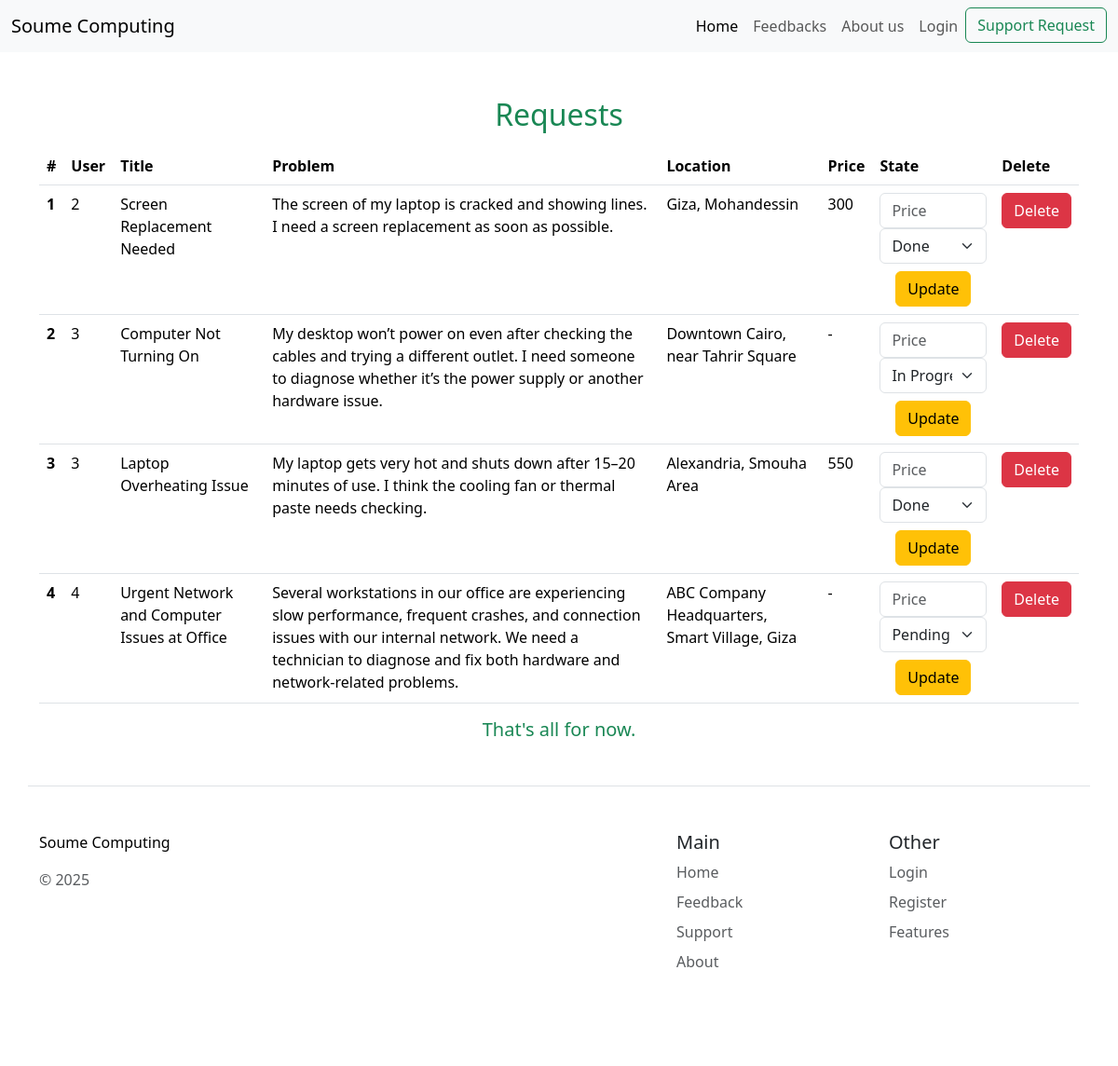
Page /AdminSupport.php on the committed database.
### tables this page shows
CREATE TABLE `problems` (
  `id` int(11) NOT NULL,
  `client_id` int(11) NOT NULL,
  `title` varchar(100) NOT NULL,
  `problem` varchar(500) NOT NULL,
  `location` varchar(255) NOT NULL,
  `price` double NOT NULL,
  `state` enum('Pending','In progress','Done','') NOT NULL
);

### AdminSupport.php (the view, shortened to what this page needs)
<?php
require("Nav.php");
    if(!$price && $state == 'Done'):?>
<?php endif;
$smt = $pdo->prepare('SELECT * FROM problems ');
$smt->execute([]);
$requests = $smt->fetchAll(PDO::FETCH_ASSOC);
if(!$requests):
?>
    <h2 class="text-center mb-3 mt-3">There is no requests for now</h2>
<?php else:?>
    <div class="container mt-5">
        <h2 class="text-center m-3 text-success" >Requests</h2>
        <table class="table">
    <thead>
        <tr>
        <th scope="col">#</th>
        <th scope="col">User</th>
        <th scope="col">Title</th>
        <th scope="col">Problem</th>
        <th scope="col">Location</th>
        <th scope="col">Price</th>
        <th scope="col">State</th>
        <th scope="col">Delete</th>
        </tr>
    </thead>
    <tbody>
        <?php foreach($requests as $request): ?>
        <tr>
        <th scope="row"><?=$request['id']?></th>
        <td><?=$request['client_id']?></td>
        <td><?=$request['title']?></td>
        <td><?=$request['problem']?></td>
        <td><?=$request['location']?></td>
        <td><?=$request['price'] == 0? '-': $request['price'] ?></td>
        <td>
            <form action="" method="POST" class="text-center">
                <input type="text" placeholder="Price" class="form-control d-block" name="price">
                <select class="form-select" name="state">
                    <option value="Pending"<?php if($request['state'] == 'Pending'):?> selected <?php endif ?> >Pending</option>
                    <option value="In Progress" <?php if($request['state'] == 'In progress'):?> selected <?php endif ?>>In Progress</option>
                    <option value="Done" <?php if($request['state'] == 'Done'):?> selected <?php endif ?>>Done</option>
                </select>
                <button type="submit" class="btn btn-warning mt-2">Update</button>
            </form>
        </td>
        <td>
            <a href="AdminSupport.php?id=<?=$request['id']?>" class="btn btn-danger">Delete</a>
        </td>
        </tr>
        <?php endforeach ?>
    </tbody>
    </table>
    <h5 class="text-center text-success">That's all for now.</h5>
    </div>
<?php endif ;
require("Footer.php");
?>

### rows in the picture
problems: id "1", client "2", title "Screen Replacement Needed", problem "The screen of my laptop is cracked and showing lines. I need a screen replacement as soon as possible.", location "Giza, Mohandessin", price "300", state "Done"
problems: id "2", client "3", title "Computer Not Turning On", problem "My desktop won’t power on even after checking the cables and trying a different outlet. I need someone to diagnose whether it’s the power supply or another hardware issue.", location "Downtown Cairo, near Tahrir Square", state "In Progress"
problems: id "3", client "3", title "Laptop Overheating Issue", problem "My laptop gets very hot and shuts down after 15–20 minutes of use. I think the cooling fan or thermal paste needs checking.", location "Alexandria, Smouha Area", price "550", state "Done"
problems: id "4", client "4", title "Urgent Network and Computer Issues at Office", problem "Several workstations in our office are experiencing slow performance, frequent crashes, and connection issues with our internal network. We need a technician to diagnose and fix both hardware and network-related problems.", location "ABC Company Headquarters, Smart Village, Giza", state "Pending"
